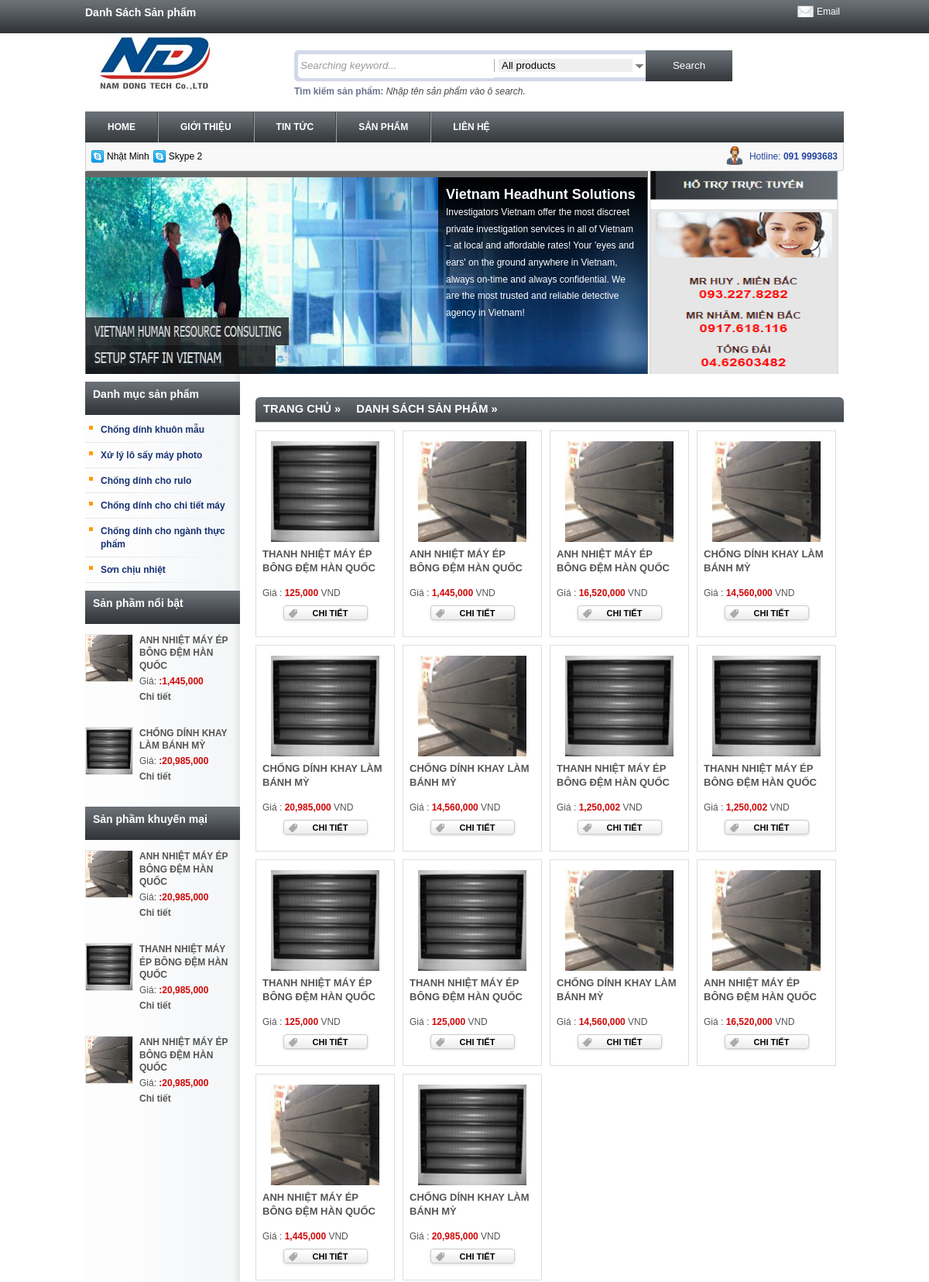
Screenshot of /index.php/product (upper part) with the database file from the repository.
### tables this page shows
CREATE TABLE `cat_news` (
  `id` int(10) UNSIGNED NOT NULL,
  `name` varchar(200) NOT NULL,
  `alias` varchar(200) NOT NULL,
  `link` varchar(200) NOT NULL,
  `type` int(2) UNSIGNED NOT NULL,
  `active` tinyint(1) DEFAULT NULL,
  `ord` int(4) UNSIGNED DEFAULT NULL,
  `parent` int(11) NOT NULL,
  `home` int(11) NOT NULL
);

CREATE TABLE `hotro` (
  `id` int(11) NOT NULL,
  `name` varchar(200) NOT NULL,
  `info` varchar(200) NOT NULL,
  `used` int(11) NOT NULL COMMENT 'Dùng để xem loại 1 là yahoo, 2 là skype, 3 là phone',
  `type` int(11) NOT NULL COMMENT '1 là xuất khẩu lao động, 2 là bán vé máy bay',
  `active` int(11) NOT NULL,
  `ord` int(11) NOT NULL
);

CREATE TABLE `slide` (
  `id` int(10) UNSIGNED NOT NULL,
  `name` varchar(200) NOT NULL,
  `contents` varchar(500) NOT NULL,
  `img` varchar(200) NOT NULL,
  `url` varchar(200) DEFAULT NULL,
  `ord` int(3) UNSIGNED DEFAULT NULL,
  `active` int(1) UNSIGNED DEFAULT NULL,
  `metakeyword` varchar(200) NOT NULL,
  `metadescription` varchar(200) NOT NULL
);

CREATE TABLE `images` (
  `id` int(11) NOT NULL,
  `img` varchar(100) NOT NULL
);

CREATE TABLE `category` (
  `catid` int(5) NOT NULL,
  `cat_name` varchar(100) NOT NULL,
  `show_home` int(2) NOT NULL DEFAULT '1',
  `alias` varchar(100) NOT NULL,
  `parent` int(11) NOT NULL,
  `ord` int(11) NOT NULL
);

CREATE TABLE `product` (
  `id` int(10) NOT NULL,
  `catid` int(3) NOT NULL,
  `p_name` varchar(120) DEFAULT NULL,
  `p_name_alias` varchar(120) DEFAULT NULL,
  `p_description` varchar(200) NOT NULL,
  `p_detail` text,
  `p_image` varchar(120) DEFAULT NULL,
  `p_image_thumb` varchar(120) DEFAULT NULL,
  `status` int(2) DEFAULT '1',
  `khuyenmai` int(11) NOT NULL,
  `gia` int(11) NOT NULL,
  `noibat` int(11) NOT NULL
);

### application/views/product/page_category.php (the view, shortened to what the rows shown need)
<div class="product_home">
    <?php if(!empty($products) and count($products->result())>0) : ?>
	<div>
		<ul>
            <?php foreach($products->result() as $pro) : ?>
			<li>
				<a href="<?=site_url('xem-san-pham/'. $pro->id .'-'. $pro->catid . '-' . $pro->p_name_alias);?>"><img style="margin-top: 13px" width="140" height="130" src="<?=base_url();?><?=$pro->p_image_thumb;?>" alt="<?=$pro->p_name;?>"></a>
				<p>
					<a href="<?=site_url('xem-san-pham/'. $pro->id .'-'. $pro->catid . '-' . $pro->p_name_alias);?>"><?=$pro->p_name;?> </a>
                    <span>Giá : <strong><? echo number_format($pro->gia);?></strong> VND</span>
				</p>
				<a class="last-child" href="<?=site_url('xem-san-pham/'. $pro->id .'-'. $pro->catid . '-' . $pro->p_name_alias);?>">CHI TIẾT</a>
			</li>
			<?php endforeach;?>
		</ul>
	</div>
    <?php else :?>
    <div style="padding: 20px;">
    <?php echo "Chưa có sản phẩm nào trong mục này";?>
    </div>
  <?php endif;?>
</div>

### application/views/common/menu.php (shortened to what the rows shown need)
<div id="menu">
    <div>
        <?php if(!empty($cats)) :?>
        <ul>
            <?php foreach($cats as $cat) :?>
            <li><a href="
            <?
            if($cat['type']==0){
               echo site_url('danh-muc-tin-tuc/' . $cat['id'] . '-' . $cat['alias']);
            }
            else if($cat['type']==1){
                echo base_url().'san-pham';
            }else if($cat['type']==2){
                echo site_url('gioi-thieu/' . $cat['id'] . '-' . $cat['alias']);
            }else if($cat['type']==3){
                 echo base_url().'dich-vu';
            }else if($cat['type']==4){
                 echo base_url().'lien-he';
            }
        ?>
      "><?=$cat['name'];?></a>
            </li>
			<?php endforeach;?>
        </ul>
        <?php endif;?>
    </div>
</div>

### application/views/common/banner.php (shortened to what the rows shown need)
 <?
$sql="select * from hotro where active=1  order by ord asc";
$layhotro= $this->db->query($sql);
if($layhotro->num_rows()>0)
 {
 ?>
<div id="support">
	<div>
		<ul>
         <?
        foreach($layhotro->result()  as $kqlayhotro)
		{
            if($kqlayhotro->type==1)
            {
            ?>
			<li><a href="ymsgr:sendim?<? echo $kqlayhotro->info;?>"><img src="http://opi.yahoo.com/online?u=<? echo $kqlayhotro->info;?>&m=g&t=5" border="0"><? echo $kqlayhotro->name;?></a></li>
	    <?
            }
            else if($kqlayhotro->type==2)
            {
            ?>
               <li class="skype"><a href="skype:<? echo $kqlayhotro->info;?>?call" style="padding-left: 15px;"><? echo $kqlayhotro->name;?></a></li>
         <?
            }
        }
        ?>
        </ul>
	</div>
</div>
<?
}
?>
<?php if(!empty($cats)) :?>
<div id="presentation_container" class="pc_container">
    <?php foreach($cats as $cat) :?>
	<div class="pc_item">
		<div class="desc">
			<h2><?=$cat->name;?></h2>
			<?=$cat->contents;?>
		</div>
		<img src="<? echo base_url();?><?=$cat->img;?>" width="725" height="300"/>
	</div>
    <?php endforeach;?>
</div>
<div>
    <?php
        $sql = "select * from images ";
        $images = $this->db->query($sql);
        $kqimage = $images->row();
        ?>
    <img src="<? echo base_url();?><?php if (isset($kqimage->img)) { echo (($kqimage->img));} ?>" width="250" height="262"/>
</div>
<?php endif;?>

### application/views/common/left.php (shortened to what the rows shown need)
<div id="menu_cat" class="left_box">
    <h2>Danh mục sản phẩm</h2>
    <div>
        <?php if(!empty($cats)) : ?>
        <ul>
            <?php foreach($cats as $cat) : ?>
            <li><a href="<?= site_url('xem-danh-muc/' . $cat['catid'] . '-' . $cat['alias']); ?>"><?= $cat['cat_name']; ?> </a>
            </li>
            <?php endforeach ; ?>
        </ul>
        <?php endif; ?>
    </div>
</div>
<div class="left_box" id="popular_product">
    <h2>Sản phầm nổi bật</h2>
    <?php if(!empty($product_noibat)) : ?>
    <div>
        <?php foreach($product_noibat->result() as $kqproduct_noibat) : ?>
        <dl>
            <dt>
                <a href="<? echo  site_url('xem-san-pham/' . $kqproduct_noibat->id. '-' . $kqproduct_noibat->catid. '-'. $kqproduct_noibat->p_name_alias);?>"><img  width="60" height="60" src="<? echo base_url();?><? echo  $kqproduct_noibat->p_image_thumb;?>" alt="<? echo  $kqproduct_noibat->p_name;?>"></a>
            </dt>
            <dd>
                <a href="<? echo  site_url('xem-san-pham/' . $kqproduct_noibat->id. '-'. $kqproduct_noibat->catid. '-' . $kqproduct_noibat->p_name_alias);?>"><? echo  $kqproduct_noibat->p_name;?> </a>
                <span>Giá: <strong>:<? echo number_format($kqproduct_noibat->gia);?> </strong></span>
                <span><strong><a href="<? echo  site_url('xem-san-pham/' . $kqproduct_noibat->id. '-'. $kqproduct_noibat->catid. '-' . $kqproduct_noibat->p_name_alias);?>">Chi tiết</a></strong></span>
            </dd>
        </dl>
        <?php endforeach; ?>
    </div>
    <?php endif; ?>
</div>
<div class="left_box" id="popular_product">
    <h2>Sản phầm khuyến mại</h2>
    <?php if(!empty($product_khuyenmai)) : ?>
    <div>
        <?php foreach($product_khuyenmai->result() as $kqproduct_khuyenmai) : ?>
        <dl>
            <dt>
                <a href="<? echo  site_url('xem-san-pham/' . $kqproduct_khuyenmai->id. '-' . $kqproduct_khuyenmai->catid. '-'. $kqproduct_khuyenmai->p_name_alias);?>"><img  width="60" height="60" src="<? echo base_url();?><? echo  $kqproduct_khuyenmai->p_image_thumb;?>" alt="<? echo  $kqproduct_khuyenmai->p_name;?>"></a>
            </dt>
            <dd>
                <a href="<? echo  site_url('xem-san-pham/' . $kqproduct_khuyenmai->id. '-'. $kqproduct_khuyenmai->catid. '-' . $kqproduct_khuyenmai->p_name_alias);?>"><?php echo  $kqproduct_khuyenmai->p_name;?> </a>
                <span>Giá: <strong>:<? echo number_format($kqproduct_noibat->gia);?> </strong></span>
                <span><strong><a href="<? echo  site_url('xem-san-pham/' . $kqproduct_khuyenmai->id. '-'. $kqproduct_khuyenmai->catid. '-' . $kqproduct_khuyenmai->p_name_alias);?>">Chi tiết</a></strong></span>
            </dd>
        </dl>
        <?php endforeach; ?>
    </div>
    <?php endif; ?>
</div>

### rows the page displays
cat_news: name "GIỚI THIỆU"
cat_news: name "TIN TỨC"
cat_news: name "SẢN PHẨM"
cat_news: name "LIÊN HỆ"
hotro: type 2 (drawn), name "Nhật Minh"
hotro: type 2 (drawn), name "Skype 2"
slide: name "Vietnam Headhunt Solutions", contents "Investigators Vietnam offer the most discreet private investigation services in all of Vietnam – at local and affordable rates! Your 'eyes and ears' on the ground anywhere in Vietnam, always on-time and always confidential. We are the most trusted and reliable detective agency in Vietnam!", img (picture)
images: img (picture)
category: cat_name "Chống dính khuôn mẫu"
category: cat_name "Xử lý lô sấy máy photo"
category: cat_name "Chống dính cho rulo"
category: cat_name "Chống dính cho chi tiết máy"
category: cat_name "Chống dính cho ngành thực phẩm"
category: cat_name "Sơn chịu nhiệt"
product: p_image_thumb (picture), p_name "ANH NHIỆT MÁY ÉP BÔNG ĐỆM HÀN QUỐC", gia "1,445,000"
product: p_image_thumb (picture), p_name "CHỐNG DÍNH KHAY LÀM BÁNH MỲ", gia "20,985,000"
product: p_image_thumb (picture), p_name "THANH NHIỆT MÁY ÉP BÔNG ĐỆM HÀN QUỐC", gia "125,000"
product: p_image_thumb (picture), p_name "ANH NHIỆT MÁY ÉP BÔNG ĐỆM HÀN QUỐC", gia "1,445,000"
product: p_image_thumb (picture), p_name "THANH NHIỆT MÁY ÉP BÔNG ĐỆM HÀN QUỐC", gia "125,000"
product: p_image_thumb (picture), p_name "ANH NHIỆT MÁY ÉP BÔNG ĐỆM HÀN QUỐC", gia "16,520,000"
product: p_image_thumb (picture), p_name "CHỐNG DÍNH KHAY LÀM BÁNH MỲ", gia "14,560,000"
product: p_image_thumb (picture), p_name "CHỐNG DÍNH KHAY LÀM BÁNH MỲ", gia "14,560,000"
product: p_image_thumb (picture), p_name "THANH NHIỆT MÁY ÉP BÔNG ĐỆM HÀN QUỐC", gia "1,250,002"
product: p_image_thumb (picture), p_name "THANH NHIỆT MÁY ÉP BÔNG ĐỆM HÀN QUỐC", gia "1,250,002"
product: p_image_thumb (picture), p_name "THANH NHIỆT MÁY ÉP BÔNG ĐỆM HÀN QUỐC", gia "125,000"
product: p_image_thumb (picture), p_name "CHỐNG DÍNH KHAY LÀM BÁNH MỲ", gia "14,560,000"
product: p_image_thumb (picture), p_name "ANH NHIỆT MÁY ÉP BÔNG ĐỆM HÀN QUỐC", gia "16,520,000"
product: p_image_thumb (picture), p_name "CHỐNG DÍNH KHAY LÀM BÁNH MỲ", gia "20,985,000"

### other values shown
$this->site_title "Danh Sách Sản phẩm"
$key "TRANG CHỦ"
$key "DANH SÁCH SẢN PHẨM"
